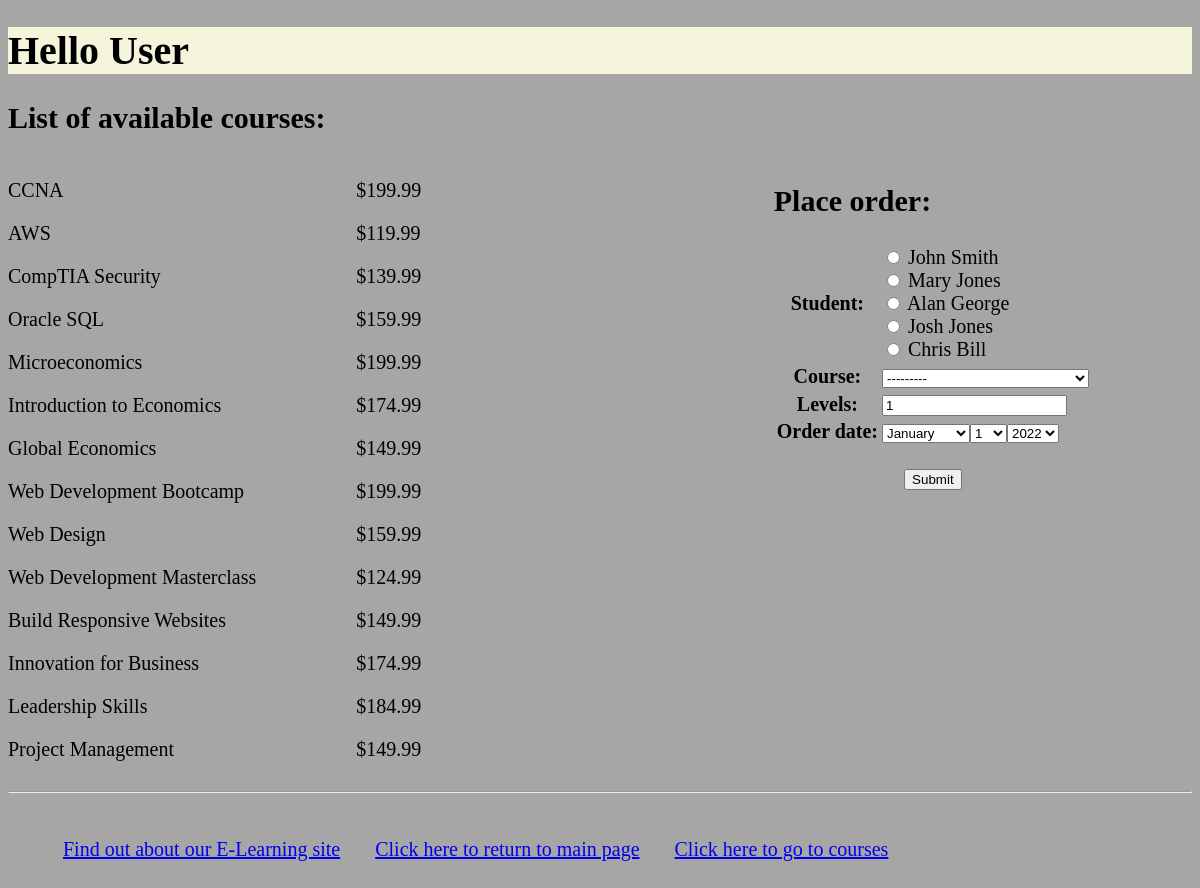
The app's page /myapp/place_order/ with its own data.
### myapp/models.py (models this page shows, shortened)
class Course(models.Model):
    topic = models.ForeignKey(Topic, related_name='courses', on_delete=models.CASCADE)
    name = models.CharField(max_length=200)
    price = models.DecimalField(max_digits=10, decimal_places=2, validators=[MinValueValidator(50.00), MaxValueValidator(500.00)])
    for_everyone = models.BooleanField(default=True)
    description = models.TextField(max_length=300, null=True, blank=True)
    interested = models.PositiveIntegerField(default=0)
    stages = models.PositiveIntegerField(default=3)
    def __str__(self):
        return "%s" % (self.name)

### myapp/views.py (the view)
# urls.py: path(r'place_order/', views.place_order, name='place_order'),
def place_order(request):
    msg = ''
    courlist = Course.objects.all()
    if request.session.get('last_login', False):
        user = request.user
    else:
        user = 'User'
    if request.method == 'POST':
        form = OrderForm(request.POST)
        if form.is_valid():
            order = form.save(commit=False)
            if order.levels <= order.course.stages:
                order.save()
                msg = 'Your course has been ordered successfully.'
                if order.course.price > 150.00:     # check if price > $150
                    order.course.price = order.course.discount()    # apply discount
            else:
                msg = 'You exceeded the number of levels for this course.'
            return render(request, 'myapp/order_response.html', {'msg': msg, 'user': user})
    else:
        form = OrderForm()
    return render(request, 'myapp/placeorder.html', {'form': form, 'msg': msg, 'courlist': courlist, 'user': user})

### myapp/forms.py
class OrderForm(forms.ModelForm):
    levels = forms.IntegerField(widget=forms.NumberInput, initial=1, validators=[MinValueValidator(1)])
    class Meta:
        model = Order
        fields = ['student', 'course', 'levels', 'order_date']
        widgets = {
            'student': forms.RadioSelect(),
            'order_date': forms.SelectDateWidget(),
        }

### myapp/models.py (called while the page is built)
    def __str__(self):
        return "{0} {1}".format(self.first_name, self.last_name)

### myapp/templates/myapp/placeorder.html (shortened to what this page needs)
{% extends 'myapp/base.html' %}
<h1>{% block myhdg %}Hello {{ user }}{% endblock %}</h1>
{% block body_block %}
    <h2> List of available courses: </h2>
    <div class="placeContainer">
        <div class="courseContainer">
            <div class="courseDiv">
                {% for available_course in courlist %}
                    <p> {{ available_course }} </p>
                {% endfor %}
            </div>
            <div class="priceDiv">
                {% for available_course in courlist %}
                    <p>${{ available_course.price }}</p>
                {% endfor %}
            </div>
        </div>
        <div class="formContainer">
            <h2> Place order: </h2>
            <form method="post">
                <table>
                    {{ form.as_table }}
                </table>
                <div class="submitButton">
                    <input type="submit" value="Submit">
                </div>
            </form>
        </div>
    </div>
{% endblock %}

### myapp/static/myapp/style.css (style rules this page uses)
body { background-color: #A7A6A6FF; font-size: 20px; }
.placeContainer { display: flex; justify-content: space-between; }
.courseContainer { display: flex; justify-content: space-between; }
.priceDiv { padding-left: 5em; }
.formContainer { padding-right: 5em; }
.submitButton { text-align: center; padding: 1em; }

### records on screen
Course: name "CCNA", price "199.99"
Course: name "AWS", price "119.99"
Course: name "CompTIA Security", price "139.99"
Course: name "Oracle SQL", price "159.99"
Course: name "Microeconomics", price "199.99"
Course: name "Introduction to Economics", price "174.99"
Course: name "Global Economics", price "149.99"
Course: name "Web Development Bootcamp", price "199.99"
Course: name "Web Design", price "159.99"
Course: name "Web Development Masterclass", price "124.99"
Course: name "Build Responsive Websites", price "149.99"
Course: name "Innovation for Business", price "174.99"
Course: name "Leadership Skills", price "184.99"
Course: name "Project Management", price "149.99"

### other values on screen
{{ user }} "User"
